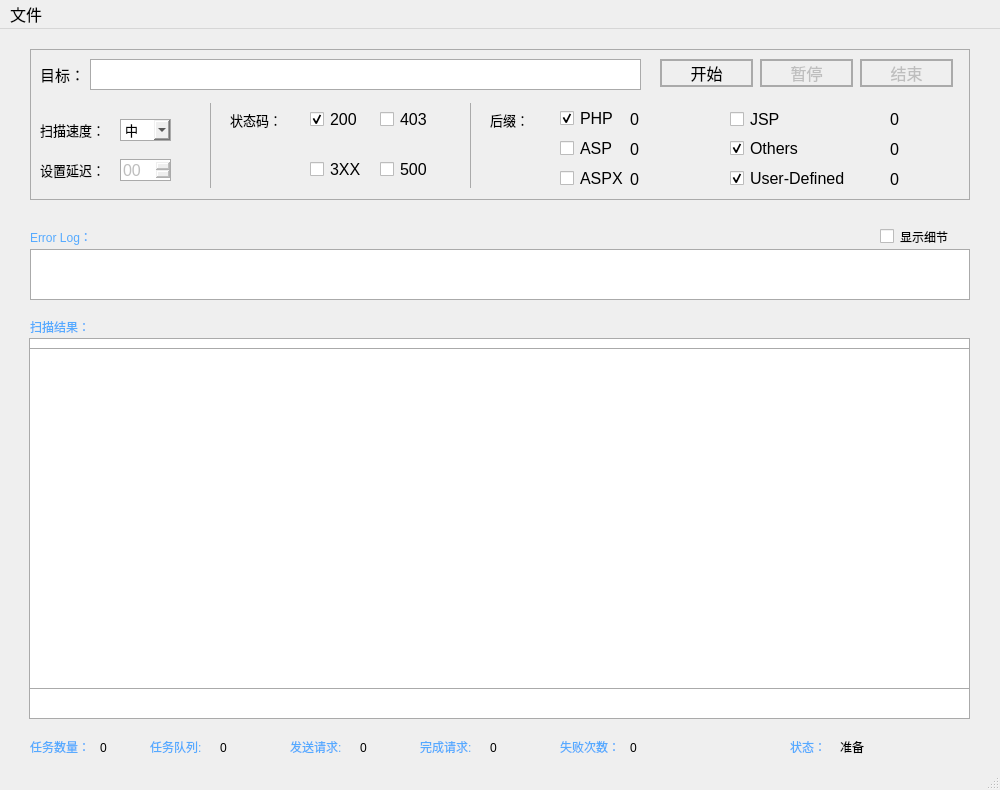
<?xml version="1.0" encoding="UTF-8"?>
<ui version="4.0">
 <class>MainWindow</class>
 <widget class="QMainWindow" name="MainWindow">
  <property name="windowModality">
   <enum>Qt::ApplicationModal</enum>
  </property>
  <property name="enabled">
   <bool>true</bool>
  </property>
  <property name="geometry">
   <rect>
    <x>0</x>
    <y>0</y>
    <width>1000</width>
    <height>790</height>
   </rect>
  </property>
  <property name="minimumSize">
   <size>
    <width>1000</width>
    <height>790</height>
   </size>
  </property>
  <property name="maximumSize">
   <size>
    <width>1000</width>
    <height>790</height>
   </size>
  </property>
  <property name="palette">
   <palette>
    <active>
     <colorrole role="WindowText">
      <brush brushstyle="SolidPattern">
       <color alpha="255">
        <red>0</red>
        <green>0</green>
        <blue>0</blue>
       </color>
      </brush>
     </colorrole>
     <colorrole role="Dark">
      <brush brushstyle="SolidPattern">
       <color alpha="255">
        <red>85</red>
        <green>170</green>
        <blue>255</blue>
       </color>
      </brush>
     </colorrole>
     <colorrole role="Text">
      <brush brushstyle="SolidPattern">
       <color alpha="255">
        <red>0</red>
        <green>0</green>
        <blue>0</blue>
       </color>
      </brush>
     </colorrole>
     <colorrole role="ButtonText">
      <brush brushstyle="SolidPattern">
       <color alpha="255">
        <red>0</red>
        <green>0</green>
        <blue>0</blue>
       </color>
      </brush>
     </colorrole>
    </active>
    <inactive>
     <colorrole role="WindowText">
      <brush brushstyle="SolidPattern">
       <color alpha="255">
        <red>0</red>
        <green>0</green>
        <blue>0</blue>
       </color>
      </brush>
     </colorrole>
     <colorrole role="Dark">
      <brush brushstyle="SolidPattern">
       <color alpha="255">
        <red>85</red>
        <green>170</green>
        <blue>255</blue>
       </color>
      </brush>
     </colorrole>
     <colorrole role="Text">
      <brush brushstyle="SolidPattern">
       <color alpha="255">
        <red>0</red>
        <green>0</green>
        <blue>0</blue>
       </color>
      </brush>
     </colorrole>
     <colorrole role="ButtonText">
      <brush brushstyle="SolidPattern">
       <color alpha="255">
        <red>0</red>
        <green>0</green>
        <blue>0</blue>
       </color>
      </brush>
     </colorrole>
    </inactive>
    <disabled>
     <colorrole role="WindowText">
      <brush brushstyle="SolidPattern">
       <color alpha="255">
        <red>85</red>
        <green>170</green>
        <blue>255</blue>
       </color>
      </brush>
     </colorrole>
     <colorrole role="Dark">
      <brush brushstyle="SolidPattern">
       <color alpha="255">
        <red>85</red>
        <green>170</green>
        <blue>255</blue>
       </color>
      </brush>
     </colorrole>
     <colorrole role="Text">
      <brush brushstyle="SolidPattern">
       <color alpha="255">
        <red>85</red>
        <green>170</green>
        <blue>255</blue>
       </color>
      </brush>
     </colorrole>
     <colorrole role="ButtonText">
      <brush brushstyle="SolidPattern">
       <color alpha="255">
        <red>85</red>
        <green>170</green>
        <blue>255</blue>
       </color>
      </brush>
     </colorrole>
    </disabled>
   </palette>
  </property>
  <property name="font">
   <font>
    <pointsize>12</pointsize>
   </font>
  </property>
  <property name="cursor">
   <cursorShape>ArrowCursor</cursorShape>
  </property>
  <property name="mouseTracking">
   <bool>false</bool>
  </property>
  <property name="tabletTracking">
   <bool>false</bool>
  </property>
  <property name="contextMenuPolicy">
   <enum>Qt::ActionsContextMenu</enum>
  </property>
  <property name="windowTitle">
   <string>WBS</string>
  </property>
  <property name="windowIcon">
   <iconset>
    <normaloff>img/tubiao.ico</normaloff>img/tubiao.ico</iconset>
  </property>
  <property name="layoutDirection">
   <enum>Qt::LeftToRight</enum>
  </property>
  <property name="autoFillBackground">
   <bool>false</bool>
  </property>
  <property name="unifiedTitleAndToolBarOnMac">
   <bool>false</bool>
  </property>
  <widget class="QWidget" name="centralwidget">
   <widget class="QFrame" name="frame_result">
    <property name="enabled">
     <bool>false</bool>
    </property>
    <property name="geometry">
     <rect>
      <x>29</x>
      <y>309</y>
      <width>941</width>
      <height>381</height>
     </rect>
    </property>
    <property name="styleSheet">
     <string notr="true">background:rgb(255, 255, 255);
border:1px solid #aaa;</string>
    </property>
    <property name="frameShape">
     <enum>QFrame::StyledPanel</enum>
    </property>
    <property name="frameShadow">
     <enum>QFrame::Raised</enum>
    </property>
    <widget class="QListWidget" name="listWidget_result">
     <property name="geometry">
      <rect>
       <x>0</x>
       <y>10</y>
       <width>941</width>
       <height>341</height>
      </rect>
     </property>
     <property name="font">
      <font>
       <pointsize>11</pointsize>
      </font>
     </property>
     <property name="autoScrollMargin">
      <number>10</number>
     </property>
    </widget>
   </widget>
   <widget class="QFrame" name="frame_log">
    <property name="enabled">
     <bool>false</bool>
    </property>
    <property name="geometry">
     <rect>
      <x>30</x>
      <y>220</y>
      <width>940</width>
      <height>51</height>
     </rect>
    </property>
    <property name="styleSheet">
     <string notr="true">background:rgb(255, 255, 255);
border:1px solid #aaa;</string>
    </property>
    <property name="frameShape">
     <enum>QFrame::StyledPanel</enum>
    </property>
    <property name="frameShadow">
     <enum>QFrame::Raised</enum>
    </property>
    <widget class="QPlainTextEdit" name="plainTextEdit_log">
     <property name="geometry">
      <rect>
       <x>10</x>
       <y>10</y>
       <width>921</width>
       <height>31</height>
      </rect>
     </property>
     <property name="cursor" stdset="0">
      <cursorShape>ArrowCursor</cursorShape>
     </property>
     <property name="autoFillBackground">
      <bool>false</bool>
     </property>
     <property name="styleSheet">
      <string notr="true">border:0px;</string>
     </property>
     <property name="horizontalScrollBarPolicy">
      <enum>Qt::ScrollBarAlwaysOff</enum>
     </property>
     <property name="readOnly">
      <bool>false</bool>
     </property>
    </widget>
   </widget>
   <widget class="QLabel" name="label_scanresult">
    <property name="enabled">
     <bool>false</bool>
    </property>
    <property name="geometry">
     <rect>
      <x>30</x>
      <y>290</y>
      <width>72</width>
      <height>15</height>
     </rect>
    </property>
    <property name="font">
     <font>
      <pointsize>9</pointsize>
     </font>
    </property>
    <property name="text">
     <string>扫描结果：</string>
    </property>
   </widget>
   <widget class="QLabel" name="label_loginfo">
    <property name="enabled">
     <bool>false</bool>
    </property>
    <property name="geometry">
     <rect>
      <x>30</x>
      <y>200</y>
      <width>91</width>
      <height>16</height>
     </rect>
    </property>
    <property name="font">
     <font>
      <pointsize>9</pointsize>
     </font>
    </property>
    <property name="text">
     <string>Error Log：</string>
    </property>
   </widget>
   <widget class="QWidget" name="widget_option" native="true">
    <property name="geometry">
     <rect>
      <x>30</x>
      <y>20</y>
      <width>940</width>
      <height>151</height>
     </rect>
    </property>
    <property name="styleSheet">
     <string notr="true">border:1px solid #aaa;</string>
    </property>
    <widget class="QLabel" name="label_target">
     <property name="enabled">
      <bool>false</bool>
     </property>
     <property name="geometry">
      <rect>
       <x>10</x>
       <y>10</y>
       <width>51</width>
       <height>31</height>
      </rect>
     </property>
     <property name="font">
      <font>
       <pointsize>11</pointsize>
      </font>
     </property>
     <property name="styleSheet">
      <string notr="true">color:#000;border:0px;</string>
     </property>
     <property name="text">
      <string>目标：</string>
     </property>
    </widget>
    <widget class="QLineEdit" name="lineEdit_target">
     <property name="enabled">
      <bool>true</bool>
     </property>
     <property name="geometry">
      <rect>
       <x>60</x>
       <y>10</y>
       <width>551</width>
       <height>31</height>
      </rect>
     </property>
     <property name="font">
      <font>
       <pointsize>11</pointsize>
      </font>
     </property>
    </widget>
    <widget class="QPushButton" name="pushButton_start">
     <property name="enabled">
      <bool>true</bool>
     </property>
     <property name="geometry">
      <rect>
       <x>630</x>
       <y>10</y>
       <width>93</width>
       <height>28</height>
      </rect>
     </property>
     <property name="cursor">
      <cursorShape>PointingHandCursor</cursorShape>
     </property>
     <property name="styleSheet">
      <string notr="true">border:2px solid #aaa;</string>
     </property>
     <property name="text">
      <string>开始</string>
     </property>
    </widget>
    <widget class="QPushButton" name="pushButton_end">
     <property name="enabled">
      <bool>false</bool>
     </property>
     <property name="geometry">
      <rect>
       <x>830</x>
       <y>10</y>
       <width>93</width>
       <height>28</height>
      </rect>
     </property>
     <property name="cursor">
      <cursorShape>PointingHandCursor</cursorShape>
     </property>
     <property name="styleSheet">
      <string notr="true">border:2px solid #aaa;</string>
     </property>
     <property name="text">
      <string>结束</string>
     </property>
    </widget>
    <widget class="QLabel" name="label_speed">
     <property name="geometry">
      <rect>
       <x>10</x>
       <y>70</y>
       <width>91</width>
       <height>21</height>
      </rect>
     </property>
     <property name="font">
      <font>
       <pointsize>10</pointsize>
      </font>
     </property>
     <property name="styleSheet">
      <string notr="true">color:#000;border:0px;</string>
     </property>
     <property name="text">
      <string>扫描速度：</string>
     </property>
    </widget>
    <widget class="QComboBox" name="comboBox_speed">
     <property name="geometry">
      <rect>
       <x>90</x>
       <y>70</y>
       <width>51</width>
       <height>22</height>
      </rect>
     </property>
     <property name="font">
      <font>
       <pointsize>10</pointsize>
      </font>
     </property>
     <property name="currentIndex">
      <number>1</number>
     </property>
     <item>
      <property name="text">
       <string>低</string>
      </property>
     </item>
     <item>
      <property name="text">
       <string>中</string>
      </property>
     </item>
     <item>
      <property name="text">
       <string>高</string>
      </property>
     </item>
    </widget>
    <widget class="QCheckBox" name="checkBox_php">
     <property name="geometry">
      <rect>
       <x>530</x>
       <y>60</y>
       <width>61</width>
       <height>19</height>
      </rect>
     </property>
     <property name="styleSheet">
      <string notr="true">border:0px;</string>
     </property>
     <property name="text">
      <string>PHP</string>
     </property>
     <property name="checked">
      <bool>true</bool>
     </property>
    </widget>
    <widget class="QCheckBox" name="checkBox_asp">
     <property name="geometry">
      <rect>
       <x>530</x>
       <y>90</y>
       <width>61</width>
       <height>19</height>
      </rect>
     </property>
     <property name="styleSheet">
      <string notr="true">border:0px;</string>
     </property>
     <property name="text">
      <string>ASP</string>
     </property>
    </widget>
    <widget class="QCheckBox" name="checkBox_jsp">
     <property name="geometry">
      <rect>
       <x>700</x>
       <y>60</y>
       <width>61</width>
       <height>21</height>
      </rect>
     </property>
     <property name="styleSheet">
      <string notr="true">border:0px;</string>
     </property>
     <property name="text">
      <string>JSP</string>
     </property>
    </widget>
    <widget class="QCheckBox" name="checkBox_aspx">
     <property name="geometry">
      <rect>
       <x>530</x>
       <y>120</y>
       <width>71</width>
       <height>19</height>
      </rect>
     </property>
     <property name="styleSheet">
      <string notr="true">border:0px;</string>
     </property>
     <property name="text">
      <string>ASPX</string>
     </property>
    </widget>
    <widget class="QCheckBox" name="checkBox_others">
     <property name="geometry">
      <rect>
       <x>700</x>
       <y>90</y>
       <width>91</width>
       <height>19</height>
      </rect>
     </property>
     <property name="styleSheet">
      <string notr="true">border:0px;</string>
     </property>
     <property name="text">
      <string>Others</string>
     </property>
     <property name="checked">
      <bool>true</bool>
     </property>
    </widget>
    <widget class="QCheckBox" name="checkBox_user_defined">
     <property name="geometry">
      <rect>
       <x>700</x>
       <y>120</y>
       <width>151</width>
       <height>19</height>
      </rect>
     </property>
     <property name="styleSheet">
      <string notr="true">border:0px;</string>
     </property>
     <property name="text">
      <string>User-Defined</string>
     </property>
     <property name="checked">
      <bool>true</bool>
     </property>
    </widget>
    <widget class="QLabel" name="label_php_num">
     <property name="geometry">
      <rect>
       <x>600</x>
       <y>60</y>
       <width>61</width>
       <height>21</height>
      </rect>
     </property>
     <property name="styleSheet">
      <string notr="true">border:0px;</string>
     </property>
     <property name="text">
      <string>0</string>
     </property>
    </widget>
    <widget class="QLabel" name="label_asp_num">
     <property name="geometry">
      <rect>
       <x>600</x>
       <y>90</y>
       <width>61</width>
       <height>21</height>
      </rect>
     </property>
     <property name="styleSheet">
      <string notr="true">border:0px;</string>
     </property>
     <property name="text">
      <string>0</string>
     </property>
    </widget>
    <widget class="QLabel" name="label_aspx_num">
     <property name="geometry">
      <rect>
       <x>600</x>
       <y>120</y>
       <width>61</width>
       <height>21</height>
      </rect>
     </property>
     <property name="styleSheet">
      <string notr="true">border:0px;</string>
     </property>
     <property name="text">
      <string>0</string>
     </property>
    </widget>
    <widget class="QLabel" name="label_jsp_num">
     <property name="geometry">
      <rect>
       <x>860</x>
       <y>60</y>
       <width>51</width>
       <height>21</height>
      </rect>
     </property>
     <property name="styleSheet">
      <string notr="true">border:0px;</string>
     </property>
     <property name="text">
      <string>0</string>
     </property>
    </widget>
    <widget class="QLabel" name="label_others_num">
     <property name="geometry">
      <rect>
       <x>860</x>
       <y>90</y>
       <width>51</width>
       <height>21</height>
      </rect>
     </property>
     <property name="styleSheet">
      <string notr="true">border:0px;</string>
     </property>
     <property name="text">
      <string>0</string>
     </property>
    </widget>
    <widget class="QLabel" name="label_user_defined_num">
     <property name="geometry">
      <rect>
       <x>860</x>
       <y>120</y>
       <width>51</width>
       <height>21</height>
      </rect>
     </property>
     <property name="styleSheet">
      <string notr="true">border:0px;</string>
     </property>
     <property name="text">
      <string>0</string>
     </property>
    </widget>
    <widget class="QLabel" name="label_delay">
     <property name="geometry">
      <rect>
       <x>10</x>
       <y>110</y>
       <width>91</width>
       <height>21</height>
      </rect>
     </property>
     <property name="font">
      <font>
       <pointsize>10</pointsize>
      </font>
     </property>
     <property name="styleSheet">
      <string notr="true">color:#000;border:0px;</string>
     </property>
     <property name="text">
      <string>设置延迟：</string>
     </property>
    </widget>
    <widget class="QTimeEdit" name="timeEdit_delay">
     <property name="enabled">
      <bool>false</bool>
     </property>
     <property name="geometry">
      <rect>
       <x>90</x>
       <y>110</y>
       <width>51</width>
       <height>22</height>
      </rect>
     </property>
     <property name="showGroupSeparator" stdset="0">
      <bool>false</bool>
     </property>
     <property name="dateTime">
      <datetime>
       <hour>0</hour>
       <minute>0</minute>
       <second>0</second>
       <year>2000</year>
       <month>1</month>
       <day>1</day>
      </datetime>
     </property>
     <property name="displayFormat">
      <string>mm</string>
     </property>
     <property name="timeSpec">
      <enum>Qt::LocalTime</enum>
     </property>
    </widget>
    <widget class="QCheckBox" name="checkBox_status_code_200">
     <property name="geometry">
      <rect>
       <x>280</x>
       <y>60</y>
       <width>61</width>
       <height>21</height>
      </rect>
     </property>
     <property name="styleSheet">
      <string notr="true">border:0px;</string>
     </property>
     <property name="text">
      <string>200</string>
     </property>
     <property name="checked">
      <bool>true</bool>
     </property>
    </widget>
    <widget class="QLabel" name="label_status_code">
     <property name="geometry">
      <rect>
       <x>200</x>
       <y>60</y>
       <width>61</width>
       <height>21</height>
      </rect>
     </property>
     <property name="font">
      <font>
       <pointsize>10</pointsize>
      </font>
     </property>
     <property name="styleSheet">
      <string notr="true">color:#000;border:0px;</string>
     </property>
     <property name="text">
      <string>状态码：</string>
     </property>
    </widget>
    <widget class="QCheckBox" name="checkBox_status_code_403">
     <property name="geometry">
      <rect>
       <x>350</x>
       <y>60</y>
       <width>61</width>
       <height>21</height>
      </rect>
     </property>
     <property name="styleSheet">
      <string notr="true">border:0px;</string>
     </property>
     <property name="text">
      <string>403</string>
     </property>
    </widget>
    <widget class="QCheckBox" name="checkBox_status_code_3XX">
     <property name="geometry">
      <rect>
       <x>280</x>
       <y>110</y>
       <width>61</width>
       <height>21</height>
      </rect>
     </property>
     <property name="styleSheet">
      <string notr="true">border:0px;</string>
     </property>
     <property name="text">
      <string>3XX</string>
     </property>
    </widget>
    <widget class="QCheckBox" name="checkBox_status_code_500">
     <property name="geometry">
      <rect>
       <x>350</x>
       <y>110</y>
       <width>61</width>
       <height>21</height>
      </rect>
     </property>
     <property name="styleSheet">
      <string notr="true">border:0px;</string>
     </property>
     <property name="text">
      <string>500</string>
     </property>
    </widget>
    <widget class="QLabel" name="label_suffix">
     <property name="geometry">
      <rect>
       <x>460</x>
       <y>60</y>
       <width>51</width>
       <height>21</height>
      </rect>
     </property>
     <property name="font">
      <font>
       <pointsize>10</pointsize>
      </font>
     </property>
     <property name="styleSheet">
      <string notr="true">color:#000;border:0px;</string>
     </property>
     <property name="text">
      <string>后缀：</string>
     </property>
    </widget>
    <widget class="Line" name="line_left">
     <property name="geometry">
      <rect>
       <x>180</x>
       <y>54</y>
       <width>1</width>
       <height>85</height>
      </rect>
     </property>
     <property name="orientation">
      <enum>Qt::Vertical</enum>
     </property>
    </widget>
    <widget class="Line" name="line_right">
     <property name="geometry">
      <rect>
       <x>440</x>
       <y>54</y>
       <width>1</width>
       <height>85</height>
      </rect>
     </property>
     <property name="orientation">
      <enum>Qt::Vertical</enum>
     </property>
    </widget>
    <widget class="QPushButton" name="pushButton_stop">
     <property name="enabled">
      <bool>false</bool>
     </property>
     <property name="geometry">
      <rect>
       <x>730</x>
       <y>10</y>
       <width>93</width>
       <height>28</height>
      </rect>
     </property>
     <property name="cursor">
      <cursorShape>PointingHandCursor</cursorShape>
     </property>
     <property name="styleSheet">
      <string notr="true">border:2px solid #aaa;</string>
     </property>
     <property name="text">
      <string>暂停</string>
     </property>
    </widget>
   </widget>
   <widget class="QCheckBox" name="checkBox_detail">
    <property name="geometry">
     <rect>
      <x>880</x>
      <y>197</y>
      <width>91</width>
      <height>21</height>
     </rect>
    </property>
    <property name="font">
     <font>
      <pointsize>9</pointsize>
     </font>
    </property>
    <property name="styleSheet">
     <string notr="true">border:0px;</string>
    </property>
    <property name="text">
     <string>显示细节</string>
    </property>
   </widget>
   <widget class="QLabel" name="label_task_number">
    <property name="enabled">
     <bool>false</bool>
    </property>
    <property name="geometry">
     <rect>
      <x>30</x>
      <y>710</y>
      <width>72</width>
      <height>15</height>
     </rect>
    </property>
    <property name="font">
     <font>
      <pointsize>9</pointsize>
     </font>
    </property>
    <property name="text">
     <string>任务数量：</string>
    </property>
   </widget>
   <widget class="QLabel" name="label_task_queue">
    <property name="enabled">
     <bool>false</bool>
    </property>
    <property name="geometry">
     <rect>
      <x>150</x>
      <y>710</y>
      <width>72</width>
      <height>15</height>
     </rect>
    </property>
    <property name="font">
     <font>
      <pointsize>9</pointsize>
     </font>
    </property>
    <property name="text">
     <string>任务队列:</string>
    </property>
   </widget>
   <widget class="QLabel" name="label_task_queue_val">
    <property name="geometry">
     <rect>
      <x>220</x>
      <y>706</y>
      <width>61</width>
      <height>25</height>
     </rect>
    </property>
    <property name="font">
     <font>
      <pointsize>9</pointsize>
     </font>
    </property>
    <property name="styleSheet">
     <string notr="true">border:0px;</string>
    </property>
    <property name="text">
     <string>0</string>
    </property>
   </widget>
   <widget class="QLabel" name="label_request_times">
    <property name="enabled">
     <bool>false</bool>
    </property>
    <property name="geometry">
     <rect>
      <x>290</x>
      <y>710</y>
      <width>72</width>
      <height>15</height>
     </rect>
    </property>
    <property name="font">
     <font>
      <pointsize>9</pointsize>
     </font>
    </property>
    <property name="text">
     <string>发送请求:</string>
    </property>
   </widget>
   <widget class="QLabel" name="label_request_times_val">
    <property name="geometry">
     <rect>
      <x>360</x>
      <y>706</y>
      <width>61</width>
      <height>25</height>
     </rect>
    </property>
    <property name="font">
     <font>
      <pointsize>9</pointsize>
     </font>
    </property>
    <property name="styleSheet">
     <string notr="true">border:0px;</string>
    </property>
    <property name="text">
     <string>0</string>
    </property>
   </widget>
   <widget class="QLabel" name="label_completed">
    <property name="enabled">
     <bool>false</bool>
    </property>
    <property name="geometry">
     <rect>
      <x>420</x>
      <y>710</y>
      <width>72</width>
      <height>15</height>
     </rect>
    </property>
    <property name="font">
     <font>
      <pointsize>9</pointsize>
     </font>
    </property>
    <property name="text">
     <string>完成请求:</string>
    </property>
   </widget>
   <widget class="QLabel" name="label_completed_val">
    <property name="geometry">
     <rect>
      <x>490</x>
      <y>706</y>
      <width>61</width>
      <height>25</height>
     </rect>
    </property>
    <property name="font">
     <font>
      <pointsize>9</pointsize>
     </font>
    </property>
    <property name="styleSheet">
     <string notr="true">border:0px;</string>
    </property>
    <property name="text">
     <string>0</string>
    </property>
   </widget>
   <widget class="QLabel" name="label_task_number_val">
    <property name="geometry">
     <rect>
      <x>100</x>
      <y>706</y>
      <width>61</width>
      <height>25</height>
     </rect>
    </property>
    <property name="font">
     <font>
      <pointsize>9</pointsize>
     </font>
    </property>
    <property name="styleSheet">
     <string notr="true">border:0px;</string>
    </property>
    <property name="text">
     <string>0</string>
    </property>
   </widget>
   <widget class="QLabel" name="label_status">
    <property name="enabled">
     <bool>false</bool>
    </property>
    <property name="geometry">
     <rect>
      <x>790</x>
      <y>710</y>
      <width>51</width>
      <height>16</height>
     </rect>
    </property>
    <property name="font">
     <font>
      <pointsize>9</pointsize>
     </font>
    </property>
    <property name="text">
     <string>状态：</string>
    </property>
   </widget>
   <widget class="QLabel" name="label_status_value">
    <property name="enabled">
     <bool>false</bool>
    </property>
    <property name="geometry">
     <rect>
      <x>840</x>
      <y>710</y>
      <width>71</width>
      <height>16</height>
     </rect>
    </property>
    <property name="font">
     <font>
      <pointsize>9</pointsize>
     </font>
    </property>
    <property name="styleSheet">
     <string notr="true">color:#000</string>
    </property>
    <property name="text">
     <string>准备</string>
    </property>
   </widget>
   <widget class="QLabel" name="label_error_times">
    <property name="enabled">
     <bool>false</bool>
    </property>
    <property name="geometry">
     <rect>
      <x>560</x>
      <y>710</y>
      <width>72</width>
      <height>15</height>
     </rect>
    </property>
    <property name="font">
     <font>
      <pointsize>9</pointsize>
     </font>
    </property>
    <property name="text">
     <string>失败次数：</string>
    </property>
   </widget>
   <widget class="QLabel" name="label_error_times_val">
    <property name="geometry">
     <rect>
      <x>630</x>
      <y>706</y>
      <width>61</width>
      <height>25</height>
     </rect>
    </property>
    <property name="font">
     <font>
      <pointsize>9</pointsize>
     </font>
    </property>
    <property name="styleSheet">
     <string notr="true">border:0px;</string>
    </property>
    <property name="text">
     <string>0</string>
    </property>
   </widget>
  </widget>
  <widget class="QMenuBar" name="menubar">
   <property name="geometry">
    <rect>
     <x>0</x>
     <y>0</y>
     <width>1000</width>
     <height>33</height>
    </rect>
   </property>
   <property name="font">
    <font>
     <pointsize>12</pointsize>
    </font>
   </property>
   <widget class="QMenu" name="menufile1">
    <property name="font">
     <font>
      <pointsize>12</pointsize>
     </font>
    </property>
    <property name="title">
     <string>文件</string>
    </property>
    <addaction name="action_setting"/>
    <addaction name="action_about"/>
   </widget>
   <addaction name="menufile1"/>
  </widget>
  <widget class="QStatusBar" name="statusbar"/>
  <action name="action_setting">
   <property name="checkable">
    <bool>false</bool>
   </property>
   <property name="enabled">
    <bool>true</bool>
   </property>
   <property name="text">
    <string>配置</string>
   </property>
   <property name="font">
    <font>
     <pointsize>12</pointsize>
    </font>
   </property>
  </action>
  <action name="action_about">
   <property name="text">
    <string>关于</string>
   </property>
   <property name="font">
    <font>
     <pointsize>12</pointsize>
    </font>
   </property>
  </action>
 </widget>
 <resources/>
 <connections/>
</ui>
